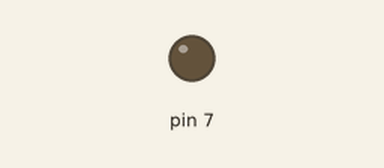
This sketch was run on a simulated Arduino Uno, built with avr-gcc and run on an emulated ATmega328P. On the bench: output pins drawn as LEDs (lit = HIGH).

Above: at 0.6 s.
At 4.5 s:
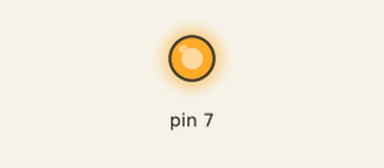
Timing chart, 0 to 6.0 s (numbered marks = the images above):
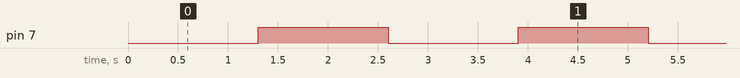

The sketch:

SERVER_MOTER1.ino
```cpp
const uint8_t SERVO_MOTER {7U};


void setup() {
  // put your setup code here, to run once:
  Serial.begin(115200UL);
  pinMode(SERVO_MOTER, OUTPUT);
}

void loop() {
  // put your main code here, to run repeatedly:
  for(int i = 1; i <256; i += 10){
    analogWrite(SERVO_MOTER, i); //pulse width
    delay(100UL); // 서보 속도 > frequency:

  }
}
```

Measured:
- by itself, pin 7: alternates HIGH for 1.3 s and LOW for 1.3 s
